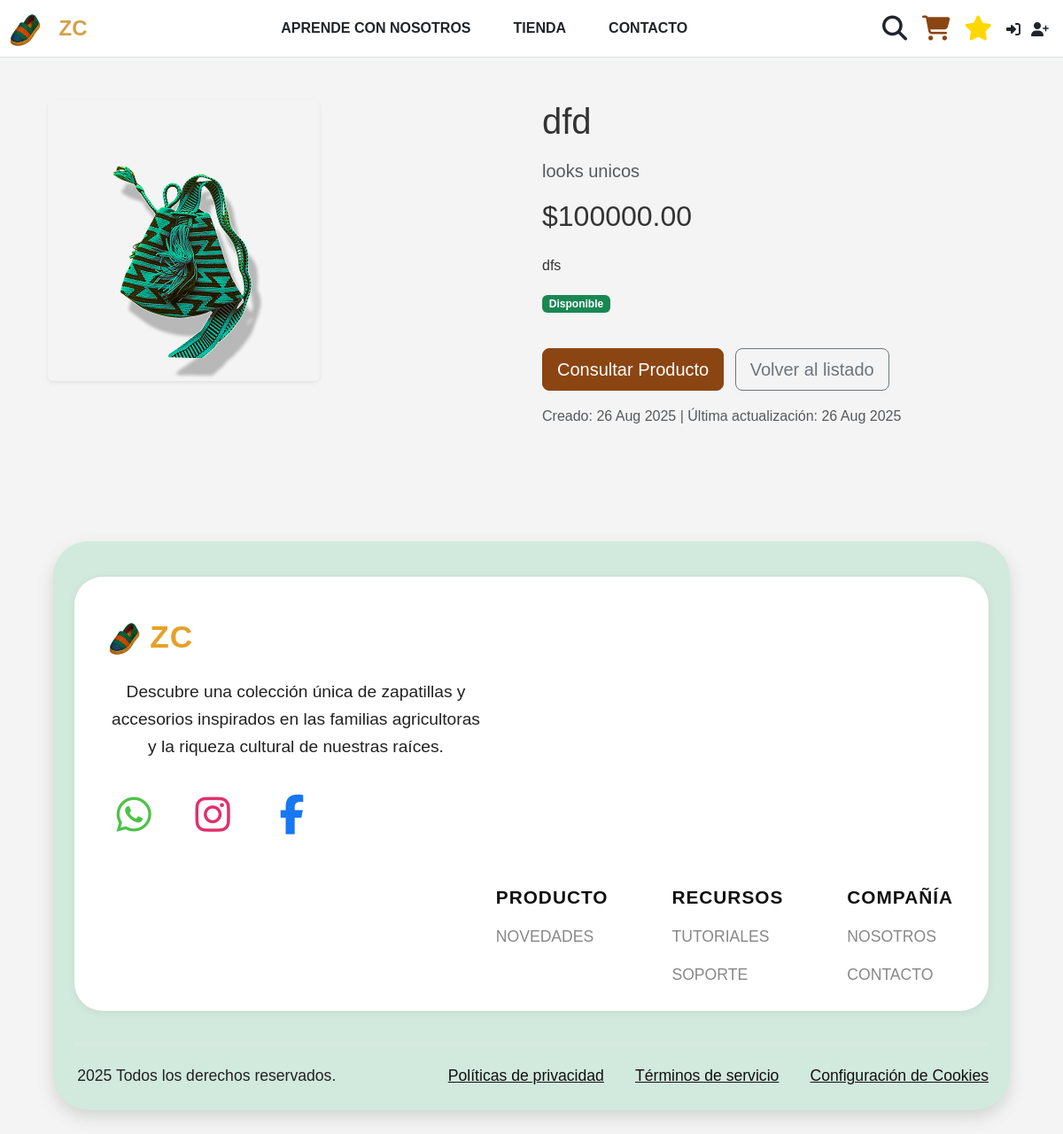
The app's page /productos/26/dfd/ with its own data.
### productos/models.py (models this page shows, shortened)
class Producto(models.Model):
    categoria = models.ForeignKey(Categoria, related_name='productos', on_delete=models.CASCADE)
    nombre = models.CharField(max_length=200)
    slug = models.SlugField(max_length=200, unique=True, help_text="URL amigable (ej: zapato-flor)")
    descripcion = models.TextField()
    precio = models.DecimalField(max_digits=10, decimal_places=2)
    imagen_principal = models.ImageField(upload_to='productos/', blank=True, null=True, help_text="Imagen principal del producto")
    stock = models.PositiveIntegerField(default=0)
    disponible = models.BooleanField(default=True)
    creado = models.DateTimeField(auto_now_add=True)
    actualizado = models.DateTimeField(auto_now=True)
    FONDO_CHOICES = [
        ('fondo_zapatos_rosados.png', 'Zapatos Rosados'),
        ('tarjeta4.png', 'Tarjeta 4'),
        ('tarjeta5.png', 'Tarjeta 5'),
        ('tarjeta7.png', 'Tarjeta 7'),
        ('tarjeta8.png', 'Tarjeta 8'),
    ]
    imagen_fondo = models.CharField(
        max_length=64,
        choices=FONDO_CHOICES,
        default='fondo_zapatos_rosados.png',
        help_text="Imagen de fondo de la tarjeta del producto (elige una de las imágenes del proyecto)"
    )
    tallas = models.CharField(max_length=120, blank=True, help_text="Ejemplo: 36,37,38,39")
    colores = models.CharField(max_length=120, blank=True, help_text="Ejemplo: Rojo, Azul, Verde")
    class Meta:
        ordering = ['-creado']
        index_together = (('id', 'slug'),)

class Categoria(models.Model):
    nombre = models.CharField(max_length=100, unique=True)
    slug = models.SlugField(max_length=100, unique=True, help_text="URL amigable (ej: zapatos-mujer)")
    descripcion = models.TextField(blank=True, null=True)
    FONDO_CHOICES = [
        ('imagen1defondo.png', 'tarjetas'),
        ('tarjeta1.png', 'tarjeta1'),
        ('tarjeta2.png', 'tarjeta2'),
        ('tarjeta3.png', 'tarjeta3'),
    ]
    imagen_fondo = models.CharField(
        max_length=64,
        choices=FONDO_CHOICES,
        default='fondo.png',
        help_text="Imagen de fondo de la tarjeta (elige una de las imágenes del proyecto)"
    )
    imagen_principal = models.ImageField(upload_to='productos_categoria/', blank=True, null=True, help_text="Imagen principal del producto para mostrar en la tarjeta de la categoría")
    class Meta:
        verbose_name_plural = "Categorías"
        ordering = ['nombre']

### productos/views.py (the view)
# urls.py: path('<int:id>/<slug:slug>/', views.detalle_producto, name='detalle_producto'),
def detalle_producto(request, id, slug):
    producto = get_object_or_404(Producto, id=id, slug=slug, disponible=True)
    return render(request, 'productos/detalle_producto.html', {'producto': producto, 'titulo_pagina': producto.nombre})

### core/context_processors.py (called while the page is built)
def cart_item_count(request):
    cart = request.session.get('cart', {})
    total_items = sum(item_data.get('cantidad', 0) for item_data in cart.values())
    return {'cart_item_count': total_items}

### productos/templates/productos/detalle_producto.html (shortened to what this page needs)
{% extends 'core/base.html' %}
{% load static %}
{% block content %}
<div class="container my-5">
    <div class="row">
        <div class="col-md-6">
            {% if producto.imagen_principal %}
            <img src="{{ producto.imagen_principal.url }}" class="img-fluid rounded shadow-sm mb-4" alt="{{ producto.nombre }}">
            {% else %}
            <img src="/static/img/placeholder.png" class="card-img-top" alt="Imagen no disponible">
            {% endif %}
        </div>
        <div class="col-md-6">
            <h1 class="mb-3">{{ producto.nombre }}</h1>
            <p class="lead text-muted">{{ producto.categoria.nombre }}</p>
            <h2 class="text-primary-custom mb-4">${{ producto.precio|floatformat:2 }}</h2>
            <p>{{ producto.descripcion|linebreaksbr }}</p>
            {% if producto.disponible %}
            <span class="badge bg-success mb-3">Disponible</span>
            {% else %}
            <span class="badge bg-danger mb-3">No Disponible</span>
            {% endif %}
            <div class="mt-4">
                <a href="#" class="btn btn-primary-custom btn-lg">Consultar Producto</a>
                <a href="{% url 'productos:lista_productos' %}" class="btn btn-outline-secondary btn-lg ms-2">Volver al listado</a>
            </div>
            <p class="text-muted mt-3">Creado: {{ producto.creado|date:"d M Y" }} | Última actualización: {{ producto.actualizado|date:"d M Y" }}</p>
        </div>
    </div>
</div>
{% endblock content %}

### core/static/css/style.css (style rules this page uses)
body { display: flex; flex-direction: column; min-height: 100vh; font-family: 'Arial', sans-serif; background-color: #f4f4f4; color: #333; line-height: 1.6; margin: 0; padding: 0; }
a { color: #8B4513; text-decoration: none; }
.btn-primary-custom { background-color: #8B4513; border-color: #8B4513; color: #fff; }

### records on screen
Producto: imagen_principal (picture), nombre "dfd", categoria.nombre "looks unicos", precio "100000.00", descripcion "dfs", creado "26 Aug 2025", actualizado "26 Aug 2025"
